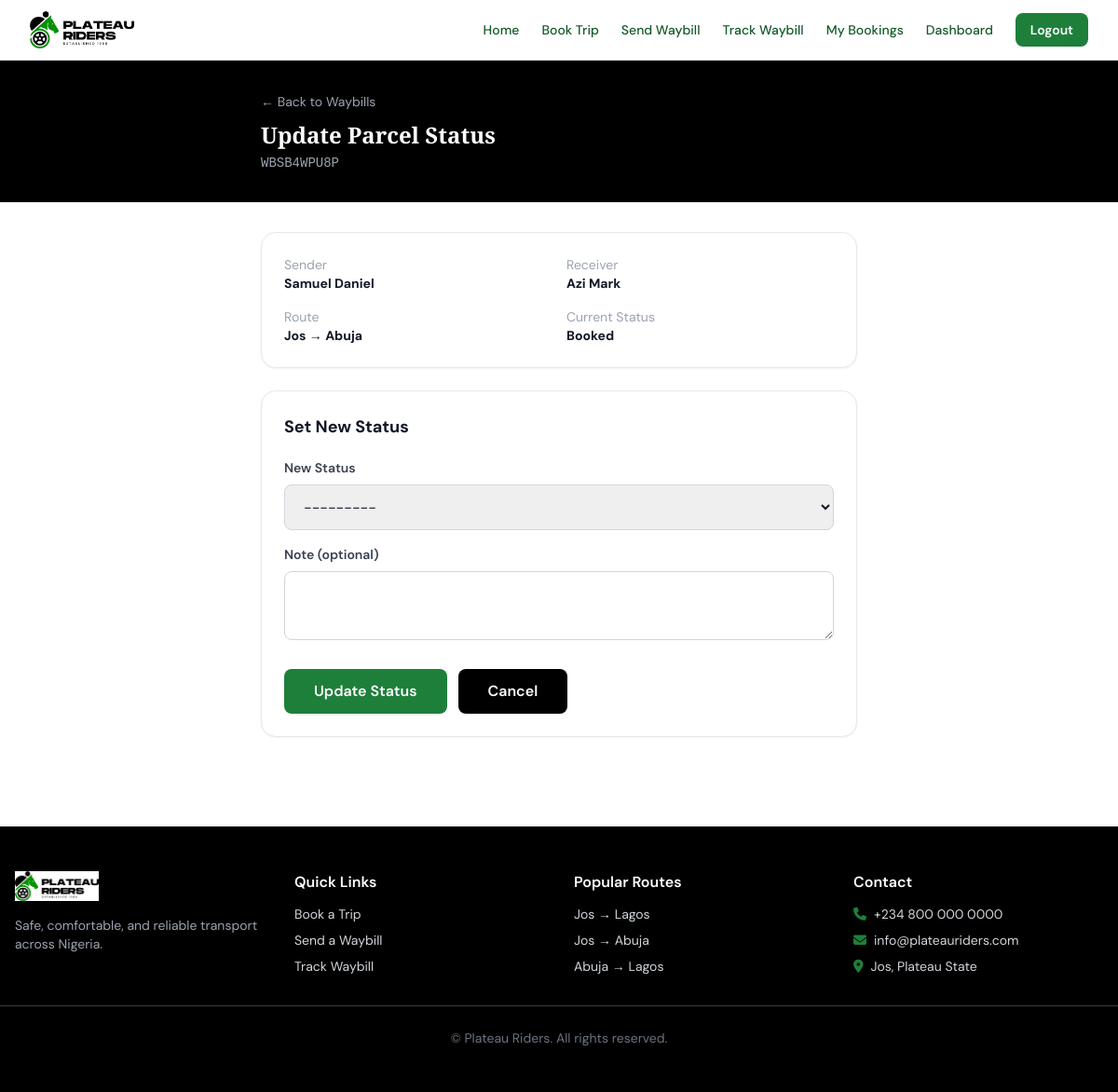
The app's page /waybill/2/update-status/ (signed in) with its own data.
### apps/waybill/models.py (models this page shows, shortened)
class Waybill(models.Model):
    STATUS_CHOICES = [
        ('booked', 'Booked'),
        ('loaded', 'Loaded'),
        ('in_transit', 'In Transit'),
        ('arrived', 'Arrived'),
        ('collected', 'Collected'),
    ]
    sender_name = models.CharField(max_length=200)
    sender_phone = models.CharField(max_length=15)
    receiver_name = models.CharField(max_length=200)
    receiver_phone = models.CharField(max_length=15)
    origin = models.CharField(max_length=100)
    destination = models.CharField(max_length=100)
    description = models.TextField()
    weight = models.DecimalField(max_digits=6, decimal_places=2, help_text='Weight in kg')
    tracking_code = models.CharField(max_length=20, unique=True, blank=True)
    trip = models.ForeignKey(Trip, on_delete=models.SET_NULL, null=True, blank=True, related_name='waybills')
    status = models.CharField(max_length=20, choices=STATUS_CHOICES, default='booked')
    amount = models.DecimalField(max_digits=10, decimal_places=2, default=0)
    payment_reference = models.CharField(max_length=100, blank=True)
    created_at = models.DateTimeField(auto_now_add=True)
    updated_at = models.DateTimeField(auto_now=True)

### apps/waybill/views.py (the view, shortened to what this page needs)
# urls.py: path('<int:pk>/update-status/', views.update_waybill_status, name='update_waybill_status'),
@login_required
def update_waybill_status(request, pk):
    waybill = get_object_or_404(Waybill, pk=pk)
    form = WaybillStatusUpdateForm(request.POST or None)
    return render(request, 'waybill/update_status.html', {'waybill': waybill, 'form': form})

### apps/waybill/forms.py
class WaybillStatusUpdateForm(forms.ModelForm):
    class Meta:
        model = WaybillStatusHistory
        fields = ['status', 'note']
        widgets = {
            'status': forms.Select(attrs={'class': INPUT_CLASS}),
            'note': forms.Textarea(attrs={'class': INPUT_CLASS, 'rows': 2}),
        }

### apps/accounts/models.py (called while the page is built)
    @property
    def is_staff_member(self):
        return self.role in ['admin', 'staff']

### templates/waybill/update_status.html (shortened to what this page needs)
{% extends 'base.html' %}
{% block content %}
<div class="bg-black text-white py-8">
    <div class="max-w-2xl mx-auto px-4">
        <a href="/waybill/list/" class="text-gray-400 text-sm hover:text-white">← Back to Waybills</a>
        <h1 class="font-display text-2xl font-bold mt-2">Update Parcel Status</h1>
        <p class="text-gray-400 text-sm mt-1 font-mono">{{ waybill.tracking_code }}</p>
    </div>
</div>
<div class="max-w-2xl mx-auto px-4 py-8">
    <div class="bg-white border border-gray-200 rounded-2xl p-6 shadow-sm mb-6">
        <div class="grid grid-cols-2 gap-4 text-sm">
            <div><span class="text-gray-400 block">Sender</span><strong>{{ waybill.sender_name }}</strong></div>
            <div><span class="text-gray-400 block">Receiver</span><strong>{{ waybill.receiver_name }}</strong></div>
            <div><span class="text-gray-400 block">Route</span><strong>{{ waybill.origin }} → {{ waybill.destination }}</strong></div>
            <div><span class="text-gray-400 block">Current Status</span>
                <strong class="capitalize">{{ waybill.get_status_display }}</strong>
            </div>
        </div>
    </div>
    <div class="bg-white border border-gray-200 rounded-2xl p-6 shadow-sm">
        <h3 class="font-bold text-lg mb-5">Set New Status</h3>
        <form method="POST">
            <div class="space-y-4">
                <div>
                    <label class="block text-sm font-semibold text-gray-700 mb-2">New Status</label>
                    {{ form.status }}
                </div>
                <div>
                    <label class="block text-sm font-semibold text-gray-700 mb-2">Note (optional)</label>
                    {{ form.note }}
                </div>
            </div>
            <div class="mt-6 flex gap-3">
                <button type="submit" class="btn-primary px-8">Update Status</button>
                <a href="/waybill/list/" class="btn-secondary px-8">Cancel</a>
            </div>
        </form>
    </div>
</div>
{% endblock %}

### templates/base.html (style rules this page uses)
body { font-family: 'DM Sans', system-ui, sans-serif; }
.font-display { font-family: 'Playfair Display', Georgia, serif; }
.btn-primary { background-color: #1E7F3B; color: white; padding: 0.75rem 1.5rem; border-radius: 0.5rem; font-weight: 600; transition: background-color 0.2s; display: inline-block; cursor: pointer; border: none; }
.btn-secondary { background-color: #000; color: white; padding: 0.75rem 1.5rem; border-radius: 0.5rem; font-weight: 600; transition: opacity 0.2s; display: inline-block; }

### records on screen
Waybill: tracking_code "WBSB4WPU8P", sender_name "Samuel Daniel", receiver_name "Azi Mark", origin "Jos", destination "Abuja", status "Booked"
